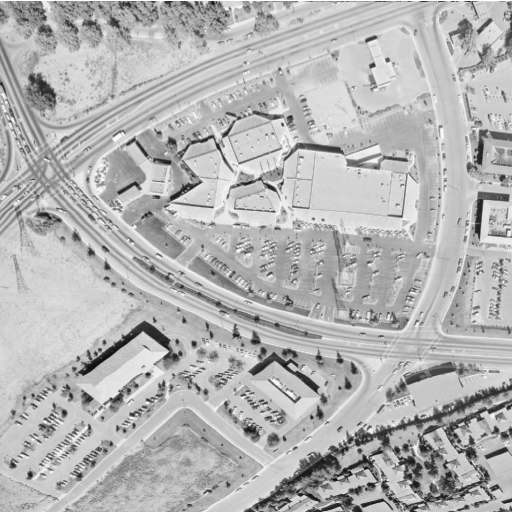
#> input picture images/aerial.png, 512 x 512 px; its folder holds only this picture in this run
$ python -i gui.py   (imports and definitions only)   (older library calls are emulated)
#> lines starting #> are read from the running program, lines starting #| are printed output that depends on the picture
#> further down, picture is the input picture: shape (512, 512, 3); min 12, max 255, mean 180.6
### transformations.py
import os

import cv2
import numpy as np

def box_filter(image, ksize=5):
#> called with ksize = 5
    return cv2.blur(image, (ksize, ksize))

def gaussian_filter(image, ksize=5, sigma=1):
#> called with ksize = 5, sigma = 1
    return cv2.GaussianBlur(image, (ksize, ksize), sigma)

def median_filter(image, ksize=5):
#> called with ksize = 5
    return cv2.medianBlur(image, ksize)

def laplacian_sharpening(image):
    laplacian = cv2.Laplacian(image, cv2.CV_64F)
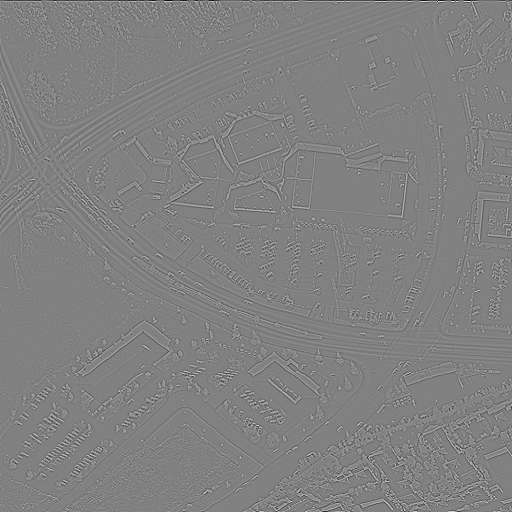
#> laplacian: shape (512, 512, 3) float64; min -472, max 460, mean -0.2; drawn with min black and max white
    sharpened = cv2.convertScaleAbs(image - laplacian)
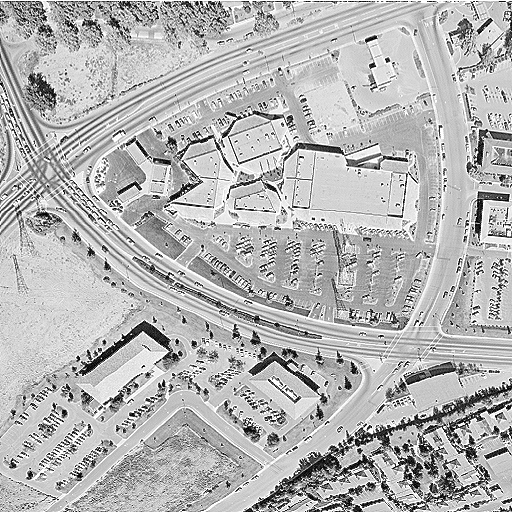
#> sharpened: shape (512, 512, 3); min 0, max 255, mean 180.6
    return sharpened

def unsharp_masking(image, ksize=5, sigma=1.0, amount=1.5):
#> called with ksize = 5, sigma = 1, amount = 1.5
    blurred = cv2.GaussianBlur(image, (ksize, ksize), sigma)
    unsharp_image = cv2.addWeighted(image, 1 + amount, blurred, -amount, 0)
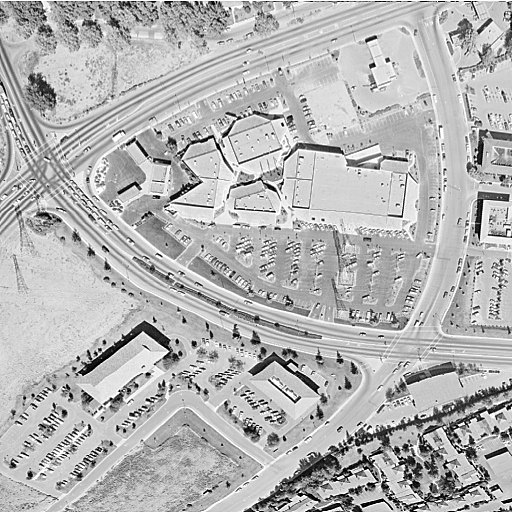
#> unsharp_image: shape (512, 512, 3); min 0, max 255, mean 180.3
    return unsharp_image

def sobel_gradient(image):
    grad_x = cv2.Sobel(image, cv2.CV_64F, 1, 0, ksize=5)
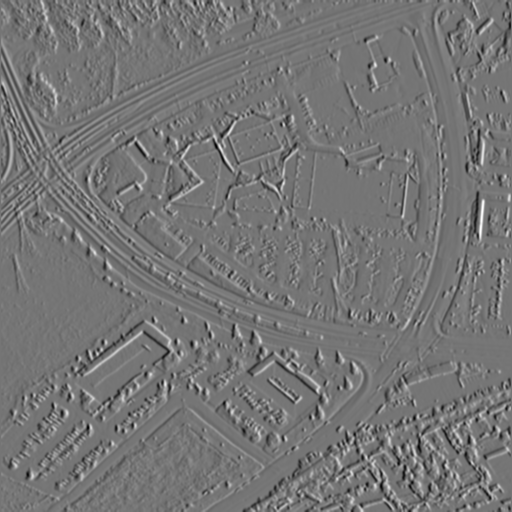
#> grad_x: shape (512, 512, 3) float64; min -7701, max 8999, mean -2.5; drawn with min black and max white
    grad_y = cv2.Sobel(image, cv2.CV_64F, 0, 1, ksize=5)
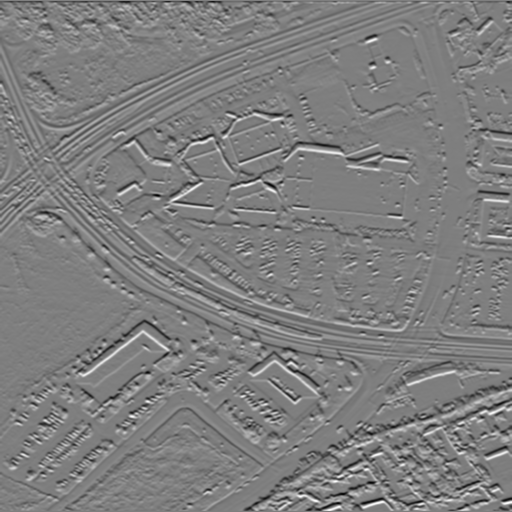
#> grad_y: shape (512, 512, 3) float64; min -8480, max 8566, mean -5.5; drawn with min black and max white
    gradient_magnitude = cv2.magnitude(grad_x, grad_y)
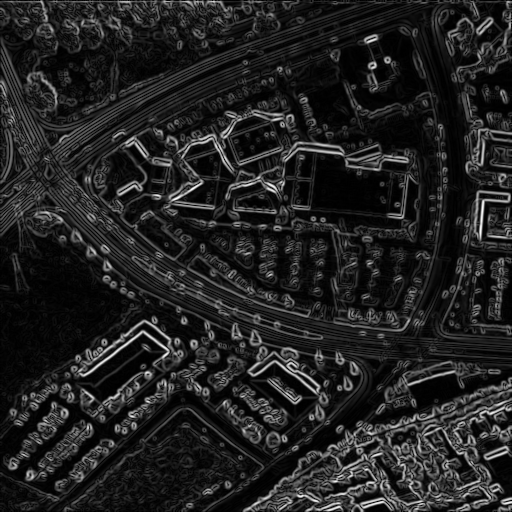
#> gradient_magnitude: shape (512, 512, 3) float64; min 0, max 9145.4, mean 1231.6; drawn with min black and max white
    return np.uint8(gradient_magnitude)
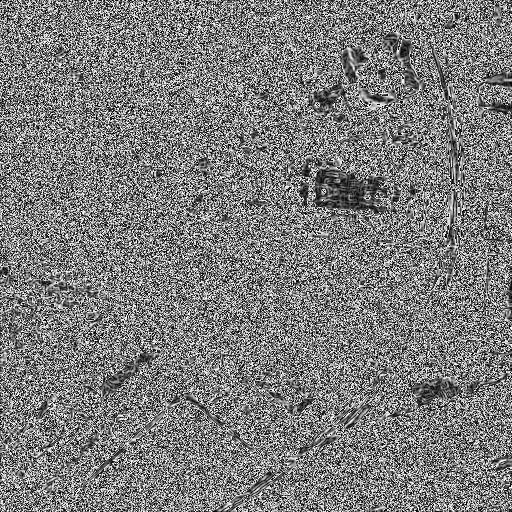
#> returned value: shape (512, 512, 3); min 0, max 255, mean 124.8

def resize_image(image, width=300):
    height = int(image.shape[0] * (width / image.shape[1]))
    return cv2.resize(image, (width, height))


# [7 lines left out: function load_images, not called in this run]

### gui.py
import cv2
import numpy as np
import tkinter as tk
from tkinter import Label, StringVar
from tkinter import ttk
from PIL import Image, ImageTk
import os
from transformations import box_filter, gaussian_filter, median_filter, laplacian_sharpening, unsharp_masking, sobel_gradient

# Folder containing images
IMAGE_FOLDER = os.path.join(os.path.dirname(__file__), 'images')

def resize_image(image, width=200):
    height = int(image.shape[0] * (width / image.shape[1]))
    resized_image = cv2.resize(image, (width, height))
    return resized_image

def display_images(images, titles, options):
    for widget in frame.winfo_children():
        widget.destroy()

    for i in range(len(images)):
        resized_image = resize_image(images[i])
        image_rgb = cv2.cvtColor(resized_image, cv2.COLOR_GRAY2RGB)
        image_pil = Image.fromarray(image_rgb)
        image_tk = ImageTk.PhotoImage(image_pil)

        title_label = Label(frame, text=titles[i])
        title_label.grid(row=(i // 7) * 2, column=i % 7, padx=5, pady=(0, 5))

        label = Label(frame, image=image_tk)
        label.image = image_tk
        label.grid(row=(i // 7) * 2 + 1, column=i % 7, padx=5, pady=(0, 5))

        get_option = options[i];
        if get_option is not None:
            get_option().grid(row=(i // 7) * 2+2, column=i % 7, padx=5, pady=(0, 5))


def apply_transformations(selected_image):
    global original_image, frame
    if selected_image is None:
        return

    original_image = selected_image

    box_filtered = box_filter(selected_image)
    gaussian_filtered = gaussian_filter(selected_image)
    median_filtered = median_filter(selected_image)
    laplacian_sharpened = laplacian_sharpening(selected_image)
    unsharp_image = unsharp_masking(selected_image)
    sobel_gradient_image = sobel_gradient(selected_image)

    images = [selected_image, box_filtered, gaussian_filtered, median_filtered, laplacian_sharpened, unsharp_image, sobel_gradient_image]
    titles = ['Original', 'Box Filter', 'Gaussian Filter', 'Median Filter', 'Laplacian Sharpening', 'Unsharp Masking', 'Sobel Gradient']
    options = [None, None, None, None, None, None, None]

    display_images(images, titles, options)

def on_selection_change(event):
    print(event)
    selected_image_name = dropdown_var.get()
    selected_image_path = os.path.join(IMAGE_FOLDER, selected_image_name)
    selected_image = cv2.imread(selected_image_path, cv2.IMREAD_GRAYSCALE)
    apply_transformations(selected_image)

# Set up the main Tkinter window
# [3 lines not run here, left out]
# root.attributes('-zoomed', True) # For Linux and macOS


# Set up the dropdown menu
dropdown_var = StringVar()
# [1 line that did not run here, left out]
# [1 line not run here, left out]

image_files = os.listdir(IMAGE_FOLDER)
# [1 line that did not run here, left out]
# [4 lines not run here, left out]

# Frame for displaying images
# [1 line that did not run here, left out]
# [1 line not run here, left out]

original_image = None
binary_label = None
contrast_label = None

# Responsible for initial rendering
# [4 lines not run here, left out]

>>> import cv2
>>> picture = cv2.imread('images/aerial.png')
#> (the run stopped early here; a loop or call above may not have finished)

$ run again, on images/bark.png
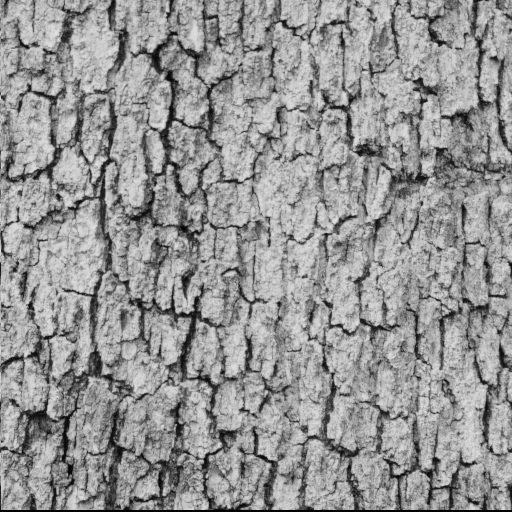
#> input picture images/bark.png, 512 x 512 px
#> picture is the input picture: shape (512, 512, 3); min 0, max 226, mean 148.5
#> in sobel_gradient, `gradient_magnitude = cv2.magnitude(grad_x, grad_y)`:
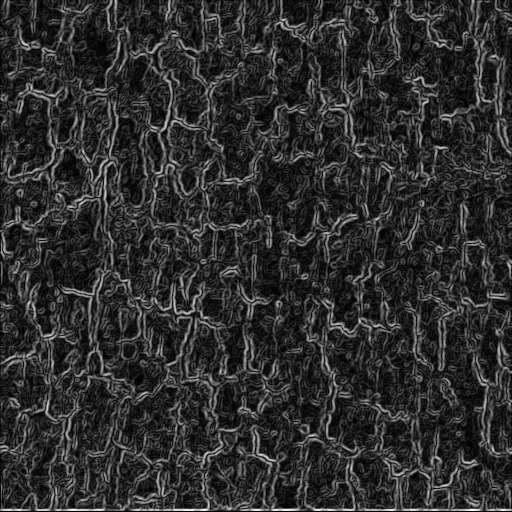
#> gradient_magnitude: shape (512, 512, 3) float64; min 0, max 10321.8, mean 1893; drawn with min black and max white
#> in sobel_gradient, `return np.uint8(gradient_magnitude)`:
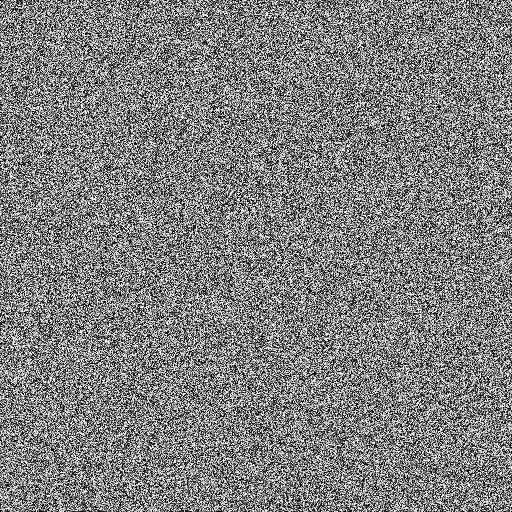
#> returned value: shape (512, 512, 3); min 0, max 255, mean 127.3

$ run again, on images/boat.png
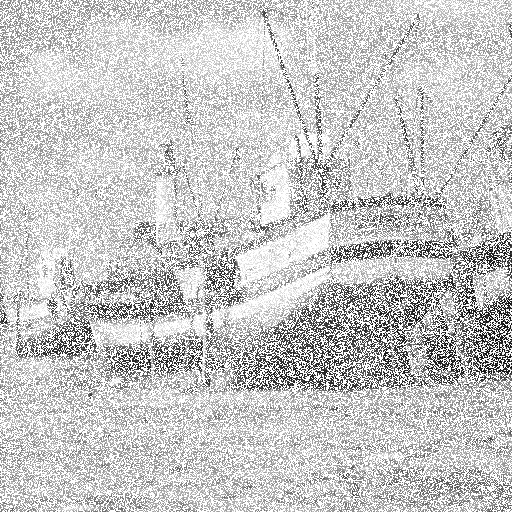
#> input picture images/boat.png, 512 x 512 px
#> picture is the input picture: shape (512, 512, 3); min 4, max 255, mean 199.9
#> in sobel_gradient, `gradient_magnitude = cv2.magnitude(grad_x, grad_y)`:
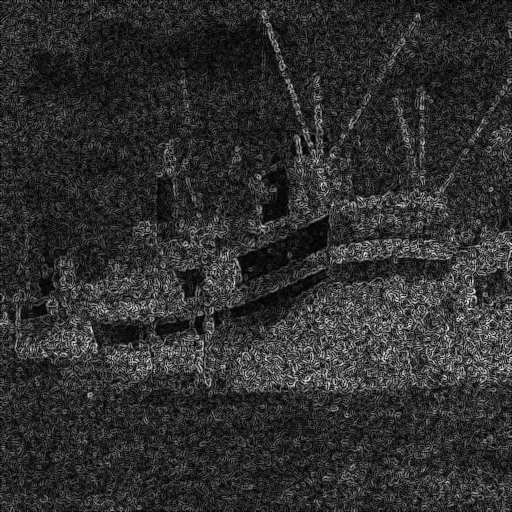
#> gradient_magnitude: shape (512, 512, 3) float64; min 0, max 10326.9, mean 1918.4; drawn with min black and max white
#> in sobel_gradient, `return np.uint8(gradient_magnitude)`:
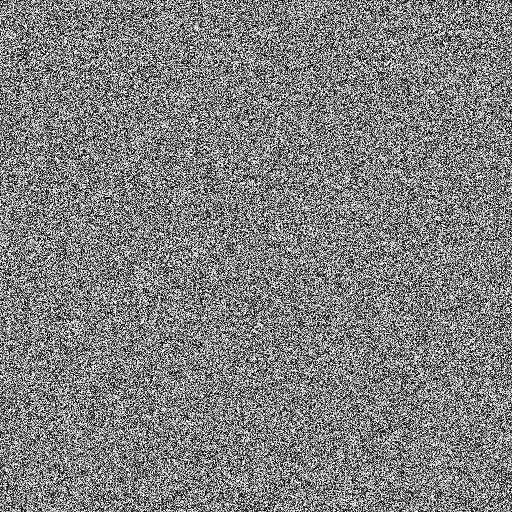
#> returned value: shape (512, 512, 3); min 0, max 255, mean 127.7

$ run again, on images/brick wall.png
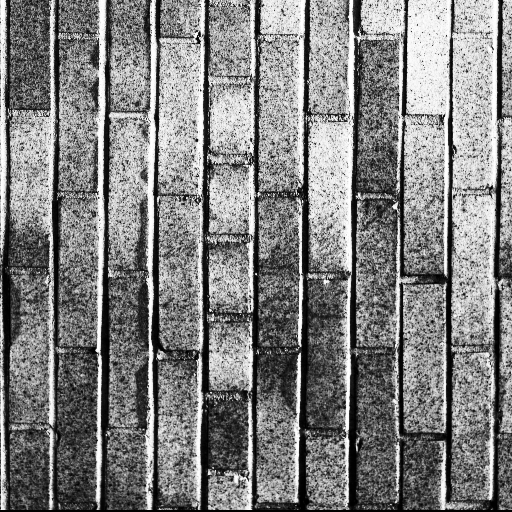
#> input picture images/brick wall.png, 512 x 512 px
#> picture is the input picture: shape (512, 512, 3); min 0, max 255, mean 128.1
#> in sobel_gradient, `return np.uint8(gradient_magnitude)`:
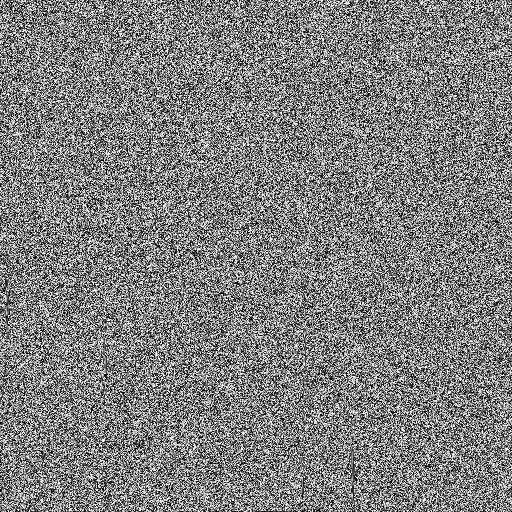
#> returned value: shape (512, 512, 3); min 0, max 255, mean 127.3
